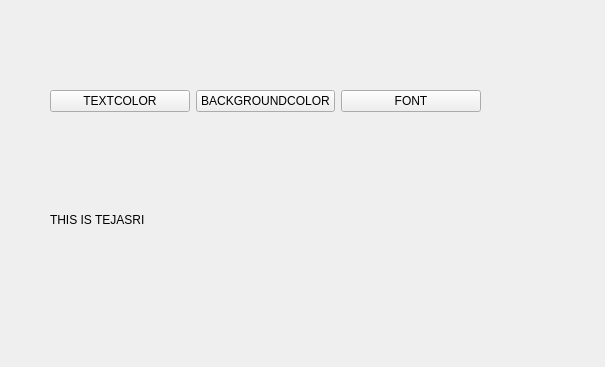
<?xml version="1.0" encoding="UTF-8"?>
<ui version="4.0">
 <class>Widget</class>
 <widget class="QWidget" name="Widget">
  <property name="geometry">
   <rect>
    <x>0</x>
    <y>0</y>
    <width>605</width>
    <height>367</height>
   </rect>
  </property>
  <property name="windowTitle">
   <string>Widget</string>
  </property>
  <widget class="QWidget" name="">
   <property name="geometry">
    <rect>
     <x>50</x>
     <y>90</y>
     <width>431</width>
     <height>231</height>
    </rect>
   </property>
   <layout class="QVBoxLayout" name="verticalLayout">
    <item>
     <layout class="QHBoxLayout" name="horizontalLayout">
      <item>
       <widget class="QPushButton" name="pushButton">
        <property name="text">
         <string>TEXTCOLOR</string>
        </property>
       </widget>
      </item>
      <item>
       <widget class="QPushButton" name="pushButton_2">
        <property name="text">
         <string>BACKGROUNDCOLOR</string>
        </property>
       </widget>
      </item>
      <item>
       <widget class="QPushButton" name="pushButton_3">
        <property name="text">
         <string>FONT</string>
        </property>
       </widget>
      </item>
     </layout>
    </item>
    <item>
     <widget class="QLabel" name="label">
      <property name="text">
       <string>THIS IS TEJASRI</string>
      </property>
     </widget>
    </item>
   </layout>
  </widget>
 </widget>
 <resources/>
 <connections/>
</ui>
